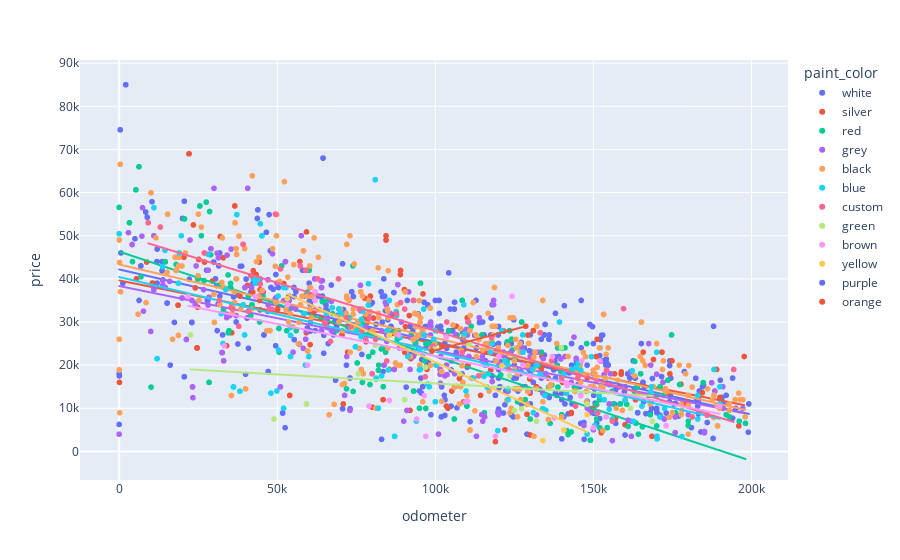

This figure's notebook cell:
### Markdown cell above
Next, let's also have a plot for price against odometer colored with paint_color. We see very similar as the Toyota Camry.

### Code cell
px.scatter(df22, x='odometer', y='price', color='paint_color', trendline='ols')

### Figure 1 — Plotly figure (JSON) as saved in the notebook; plotly's stock layout.template omitted (floating-point values rounded to 4 significant figures; data arrays with more than 128 entries replaced by an {"elided": "..."} marker saying what was removed)
{"data": [{"hovertemplate": "paint_color=white<br>odometer=%{x}<br>price=%{y}<extra></extra>", "legendgroup": "white", "marker": {"color": "#636efa", "symbol": "circle"}, "mode": "markers", "name": "white", "showlegend": true, "type": "scattergl", "x": {"elided": "658 int values"}, "xaxis": "x", "y": {"elided": "658 int values"}, "yaxis": "y"}, {"hovertemplate": "<b>OLS trendline</b><br>price = -0.16818 * odometer + 42184.2<br>R<sup>2</sup>=0.472994<br><br>paint_color=white<br>odometer=%{x}<br>price=%{y} <b>(trend)</b><extra></extra>", "legendgroup": "white", "marker": {"color": "#636efa", "symbol": "circle"}, "mode": "lines", "name": "white", "showlegend": false, "type": "scattergl", "x": {"elided": "658 int values"}, "xaxis": "x", "y": {"elided": "658 float values"}, "yaxis": "y"}, {"hovertemplate": "paint_color=silver<br>odometer=%{x}<br>price=%{y}<extra></extra>", "legendgroup": "silver", "marker": {"color": "#EF553B", "symbol": "circle"}, "mode": "markers", "name": "silver", "showlegend": true, "type": "scattergl", "x": {"elided": "273 int values"}, "xaxis": "x", "y": {"elided": "273 int values"}, "yaxis": "y"}, {"hovertemplate": "<b>OLS trendline</b><br>price = -0.146244 * odometer + 39630.5<br>R<sup>2</sup>=0.403386<br><br>paint_color=silver<br>odometer=%{x}<br>price=%{y} <b>(trend)</b><extra></extra>", "legendgroup": "silver", "marker": {"color": "#EF553B", "symbol": "circle"}, "mode": "lines", "name": "silver", "showlegend": false, "type": "scattergl", "x": {"elided": "273 int values"}, "xaxis": "x", "y": {"elided": "273 float values"}, "yaxis": "y"}, {"hovertemplate": "paint_color=red<br>odometer=%{x}<br>price=%{y}<extra></extra>", "legendgroup": "red", "marker": {"color": "#00cc96", "symbol": "circle"}, "mode": "markers", "name": "red", "showlegend": true, "type": "scattergl", "x": {"elided": "263 int values"}, "xaxis": "x", "y": {"elided": "263 int values"}, "yaxis": "y"}, {"hovertemplate": "<b>OLS trendline</b><br>price = -0.242715 * odometer + 46317.6<br>R<sup>2</sup>=0.675129<br><br>paint_color=red<br>odometer=%{x}<br>price=%{y} <b>(trend)</b><extra></extra>", "legendgroup": "red", "marker": {"color": "#00cc96", "symbol": "circle"}, "mode": "lines", "name": "red", "showlegend": false, "type": "scattergl", "x": {"elided": "263 int values"}, "xaxis": "x", "y": {"elided": "263 float values"}, "yaxis": "y"}, {"hovertemplate": "paint_color=grey<br>odometer=%{x}<br>price=%{y}<extra></extra>", "legendgroup": "grey", "marker": {"color": "#ab63fa", "symbol": "circle"}, "mode": "markers", "name": "grey", "showlegend": true, "type": "scattergl", "x": {"elided": "304 int values"}, "xaxis": "x", "y": {"elided": "304 int values"}, "yaxis": "y"}, {"hovertemplate": "<b>OLS trendline</b><br>price = -0.149217 * odometer + 38340<br>R<sup>2</sup>=0.426679<br><br>paint_color=grey<br>odometer=%{x}<br>price=%{y} <b>(trend)</b><extra></extra>", "legendgroup": "grey", "marker": {"color": "#ab63fa", "symbol": "circle"}, "mode": "lines", "name": "grey", "showlegend": false, "type": "scattergl", "x": {"elided": "304 int values"}, "xaxis": "x", "y": {"elided": "304 float values"}, "yaxis": "y"}, {"hovertemplate": "paint_color=black<br>odometer=%{x}<br>price=%{y}<extra></extra>", "legendgroup": "black", "marker": {"color": "#FFA15A", "symbol": "circle"}, "mode": "markers", "name": "black", "showlegend": true, "type": "scattergl", "x": {"elided": "452 int values"}, "xaxis": "x", "y": {"elided": "452 int values"}, "yaxis": "y"}, {"hovertemplate": "<b>OLS trendline</b><br>price = -0.170257 * odometer + 43326.6<br>R<sup>2</sup>=0.511093<br><br>paint_color=black<br>odometer=%{x}<br>price=%{y} <b>(trend)</b><extra></extra>", "legendgroup": "black", "marker": {"color": "#FFA15A", "symbol": "circle"}, "mode": "lines", "name": "black", "showlegend": false, "type": "scattergl", "x": {"elided": "452 int values"}, "xaxis": "x", "y": {"elided": "452 float values"}, "yaxis": "y"}, {"hovertemplate": "paint_color=blue<br>odometer=%{x}<br>price=%{y}<extra></extra>", "legendgroup": "blue", "marker": {"color": "#19d3f3", "symbol": "circle"}, "mode": "markers", "name": "blue", "showlegend": true, "type": "scattergl", "x": {"elided": "198 int values"}, "xaxis": "x", "y": {"elided": "198 int values"}, "yaxis": "y"}, {"hovertemplate": "<b>OLS trendline</b><br>price = -0.172971 * odometer + 40427.3<br>R<sup>2</sup>=0.421288<br><br>paint_color=blue<br>odometer=%{x}<br>price=%{y} <b>(trend)</b><extra></extra>", "legendgroup": "blue", "marker": {"color": "#19d3f3", "symbol": "circle"}, "mode": "lines", "name": "blue", "showlegend": false, "type": "scattergl", "x": {"elided": "198 int values"}, "xaxis": "x", "y": {"elided": "198 float values"}, "yaxis": "y"}, {"hovertemplate": "paint_color=custom<br>odometer=%{x}<br>price=%{y}<extra></extra>", "legendgroup": "custom", "marker": {"color": "#FF6692", "symbol": "circle"}, "mode": "markers", "name": "custom", "showlegend": true, "type": "scattergl", "x": [96809, 48335, 145284, 151300, 80000, 69382, 87722, 194365, 99251, 159523, 103610, 76767, 35383, 64980, 66859, 31678, 59000, 133200, 59000, 84617, 108500, 113680, 144350, 44624, 117800, 44624, 117800, 73254, 156000, 110500, 59000, 59000, 59000, 59000, 59000, 181280, 186000, 62816, 136771, 136771, 65100, 65100, 65100, 78000, 123238, 37852, 81113, 40851, 41690, 79151, 71894, 154148, 90297, 154148, 140000, 145011, 75916, 35959, 47747, 89017, 93000, 26933, 49448, 57265, 13030, 9192, 39202, 39202, 26933, 49448, 57265, 13030, 9192, 39202, 39202, 51020], "xaxis": "x", "y": [17278, 32952, 17495, 8900, 17995, 39999, 31899, 18995, 24393, 33095, 29991, 27995, 33320, 29900, 25497, 34999, 41995, 27500, 41995, 20952, 22900, 17500, 10500, 38795, 26450, 38795, 26450, 28995, 7000, 30000, 41995, 41995, 41995, 41995, 41995, 7990, 8400, 39986, 20995, 20995, 29596, 29596, 29596, 25900, 18991, 28998, 25994, 32489, 40738, 30921, 30927, 18809, 32991, 18809, 16991, 16930, 32995, 32992, 32981, 34495, 34991, 45999, 54999, 42999, 51999, 52999, 47999, 47999, 45999, 54999, 42999, 51999, 52999, 47999, 47999, 42300], "yaxis": "y"}, {"hovertemplate": "<b>OLS trendline</b><br>price = -0.223635 * odometer + 50287.8<br>R<sup>2</sup>=0.692761<br><br>paint_color=custom<br>odometer=%{x}<br>price=%{y} <b>(trend)</b><extra></extra>", "legendgroup": "custom", "marker": {"color": "#FF6692", "symbol": "circle"}, "mode": "lines", "name": "custom", "showlegend": false, "type": "scattergl", "x": [9192, 9192, 13030, 13030, 26933, 26933, 31678, 35383, 35959, 37852, 39202, 39202, 39202, 39202, 40851, 41690, 44624, 44624, 47747, 48335, 49448, 49448, 51020, 57265, 57265, 59000, 59000, 59000, 59000, 59000, 59000, 59000, 62816, 64980, 65100, 65100, 65100, 66859, 69382, 71894, 73254, 75916, 76767, 78000, 79151, 80000, 81113, 84617, 87722, 89017, 90297, 93000, 96809, 99251, 103610, 108500, 110500, 113680, 117800, 117800, 123238, 133200, 136771, 136771, 140000, 144350, 145011, 145284, 151300, 154148, 154148, 156000, 159523, 181280, 186000, 194365], "xaxis": "x", "y": [48230.0, 48230.0, 47370.0, 47370.0, 44260.0, 44260.0, 43200.0, 42370.0, 42250.0, 41820.0, 41520.0, 41520.0, 41520.0, 41520.0, 41150.0, 40960.0, 40310.0, 40310.0, 39610.0, 39480.0, 39230.0, 39230.0, 38880.0, 37480.0, 37480.0, 37090.0, 37090.0, 37090.0, 37090.0, 37090.0, 37090.0, 37090.0, 36240.0, 35760.0, 35730.0, 35730.0, 35730.0, 35340.0, 34770.0, 34210.0, 33910.0, 33310.0, 33120.0, 32840.0, 32590.0, 32400.0, 32150.0, 31360.0, 30670.0, 30380.0, 30090.0, 29490.0, 28640.0, 28090.0, 27120.0, 26020.0, 25580.0, 24870.0, 23940.0, 23940.0, 22730.0, 20500.0, 19700.0, 19700.0, 18980.0, 18010.0, 17860.0, 17800.0, 16450.0, 15820.0, 15820.0, 15400.0, 14610.0, 9747.0, 8692.0, 6821.0], "yaxis": "y"}, {"hovertemplate": "paint_color=green<br>odometer=%{x}<br>price=%{y}<extra></extra>", "legendgroup": "green", "marker": {"color": "#B6E880", "symbol": "circle"}, "mode": "markers", "name": "green", "showlegend": true, "type": "scattergl", "x": [139863, 90307, 107703, 161741, 132000, 123491, 99872, 110631, 96950, 168659, 148000, 125000, 110631, 49000, 127302, 81070, 59256, 59256, 59256, 22582, 75688], "xaxis": "x", "y": [23995, 11999, 17991, 10000, 6995, 17500, 23687, 24895, 19500, 7000, 10900, 9500, 24895, 7500, 9850, 24600, 11000, 11000, 11000, 26990, 17980], "yaxis": "y"}, {"hovertemplate": "<b>OLS trendline</b><br>price = -0.0419899 * odometer + 19951.5<br>R<sup>2</sup>=0.055215<br><br>paint_color=green<br>odometer=%{x}<br>price=%{y} <b>(trend)</b><extra></extra>", "legendgroup": "green", "marker": {"color": "#B6E880", "symbol": "circle"}, "mode": "lines", "name": "green", "showlegend": false, "type": "scattergl", "x": [22582, 49000, 59256, 59256, 59256, 75688, 81070, 90307, 96950, 99872, 107703, 110631, 110631, 123491, 125000, 127302, 132000, 139863, 148000, 161741, 168659], "xaxis": "x", "y": [19000.0, 17890.0, 17460.0, 17460.0, 17460.0, 16770.0, 16550.0, 16160.0, 15880.0, 15760.0, 15430.0, 15310.0, 15310.0, 14770.0, 14700.0, 14610.0, 14410.0, 14080.0, 13740.0, 13160.0, 12870.0], "yaxis": "y"}, {"hovertemplate": "paint_color=brown<br>odometer=%{x}<br>price=%{y}<extra></extra>", "legendgroup": "brown", "marker": {"color": "#FF97FF", "symbol": "circle"}, "mode": "markers", "name": "brown", "showlegend": true, "type": "scattergl", "x": [88420, 96500, 61959, 59568, 61959, 61959, 141412, 61959, 21836, 21836, 85500, 43104, 97000, 21836, 152061, 103458, 120061, 103458, 120061, 120061, 120061, 130000, 127711, 189866, 109524, 173000, 120061, 53250, 110257, 154000, 137600, 94100, 119000, 33276, 146000, 79000, 189688, 189688, 189688, 189688, 137000, 137000, 137000, 141750, 146314, 141750, 141750, 124266, 103458, 120061, 103458, 120061, 103458, 150000], "xaxis": "x", "y": [26995, 12900, 36999, 19998, 34999, 36999, 15889, 34999, 35900, 35900, 11800, 35900, 3495, 35900, 20995, 26495, 21980, 26495, 21980, 21980, 21980, 17450, 19995, 10500, 11500, 5950, 21980, 33999, 11600, 8000, 7750, 7500, 3500, 24448, 12900, 10499, 10500, 10500, 10500, 10500, 21999, 21999, 21999, 15285, 20995, 15285, 15285, 35999, 26495, 21980, 26495, 21980, 26495, 5500], "yaxis": "y"}, {"hovertemplate": "<b>OLS trendline</b><br>price = -0.149065 * odometer + 37004.7<br>R<sup>2</sup>=0.445356<br><br>paint_color=brown<br>odometer=%{x}<br>price=%{y} <b>(trend)</b><extra></extra>", "legendgroup": "brown", "marker": {"color": "#FF97FF", "symbol": "circle"}, "mode": "lines", "name": "brown", "showlegend": false, "type": "scattergl", "x": [21836, 21836, 21836, 33276, 43104, 53250, 59568, 61959, 61959, 61959, 61959, 79000, 85500, 88420, 94100, 96500, 97000, 103458, 103458, 103458, 103458, 103458, 109524, 110257, 119000, 120061, 120061, 120061, 120061, 120061, 120061, 120061, 124266, 127711, 130000, 137000, 137000, 137000, 137600, 141412, 141750, 141750, 141750, 146000, 146314, 150000, 152061, 154000, 173000, 189688, 189688, 189688, 189688, 189866], "xaxis": "x", "y": [33750.0, 33750.0, 33750.0, 32040.0, 30580.0, 29070.0, 28130.0, 27770.0, 27770.0, 27770.0, 27770.0, 25230.0, 24260.0, 23820.0, 22980.0, 22620.0, 22550.0, 21580.0, 21580.0, 21580.0, 21580.0, 21580.0, 20680.0, 20570.0, 19270.0, 19110.0, 19110.0, 19110.0, 19110.0, 19110.0, 19110.0, 19110.0, 18480.0, 17970.0, 17630.0, 16580.0, 16580.0, 16580.0, 16490.0, 15930.0, 15870.0, 15870.0, 15870.0, 15240.0, 15190.0, 14640.0, 14340.0, 14050.0, 11220.0, 8729.0, 8729.0, 8729.0, 8729.0, 8702.0], "yaxis": "y"}, {"hovertemplate": "paint_color=yellow<br>odometer=%{x}<br>price=%{y}<extra></extra>", "legendgroup": "yellow", "marker": {"color": "#FECB52", "symbol": "circle"}, "mode": "markers", "name": "yellow", "showlegend": true, "type": "scattergl", "x": [134000, 148000, 85427, 85427, 121079, 53172, 53172, 140670, 140670], "xaxis": "x", "y": [2500, 8500, 26901, 26901, 19873, 35414, 35414, 4950, 4950], "yaxis": "y"}, {"hovertemplate": "<b>OLS trendline</b><br>price = -0.337785 * odometer + 54469.2<br>R<sup>2</sup>=0.920313<br><br>paint_color=yellow<br>odometer=%{x}<br>price=%{y} <b>(trend)</b><extra></extra>", "legendgroup": "yellow", "marker": {"color": "#FECB52", "symbol": "circle"}, "mode": "lines", "name": "yellow", "showlegend": false, "type": "scattergl", "x": [53172, 53172, 85427, 85427, 121079, 134000, 140670, 140670, 148000], "xaxis": "x", "y": [36510.0, 36510.0, 25610.0, 25610.0, 13570.0, 9206.0, 6953.0, 6953.0, 4477.0], "yaxis": "y"}, {"hovertemplate": "paint_color=purple<br>odometer=%{x}<br>price=%{y}<extra></extra>", "legendgroup": "purple", "marker": {"color": "#636efa", "symbol": "circle"}, "mode": "markers", "name": "purple", "showlegend": true, "type": "scattergl", "x": [106085, 106085], "xaxis": "x", "y": [34595, 34595], "yaxis": "y"}, {"hovertemplate": "<b>OLS trendline</b><br>price = 0.326106<br>R<sup>2</sup>=-inf<br><br>paint_color=purple<br>odometer=%{x}<br>price=%{y} <b>(trend)</b><extra></extra>", "legendgroup": "purple", "marker": {"color": "#636efa", "symbol": "circle"}, "mode": "lines", "name": "purple", "showlegend": false, "type": "scattergl", "x": [106085, 106085], "xaxis": "x", "y": [34590.0, 34590.0], "yaxis": "y"}, {"hovertemplate": "paint_color=orange<br>odometer=%{x}<br>price=%{y}<extra></extra>", "legendgroup": "orange", "marker": {"color": "#EF553B", "symbol": "circle"}, "mode": "markers", "name": "orange", "showlegend": true, "type": "scattergl", "x": [98937, 128582], "xaxis": "x", "y": [23250, 28995], "yaxis": "y"}, {"hovertemplate": "<b>OLS trendline</b><br>price = 0.193793 * odometer + 4076.68<br>R<sup>2</sup>=1.000000<br><br>paint_color=orange<br>odometer=%{x}<br>price=%{y} <b>(trend)</b><extra></extra>", "legendgroup": "orange", "marker": {"color": "#EF553B", "symbol": "circle"}, "mode": "lines", "name": "orange", "showlegend": false, "type": "scattergl", "x": [98937, 128582], "xaxis": "x", "y": [23250.0, 28995], "yaxis": "y"}], "layout": {"autosize": true, "legend": {"title": {"text": "paint_color"}, "tracegroupgap": 0}, "margin": {"t": 60}, "xaxis": {"anchor": "y", "autorange": true, "domain": [0, 1], "range": [-12090.0, 211300.0], "title": {"text": "odometer"}, "type": "linear"}, "yaxis": {"anchor": "x", "autorange": true, "domain": [0, 1], "range": [-6677.0, 91590.0], "title": {"text": "price"}, "type": "linear"}}}
